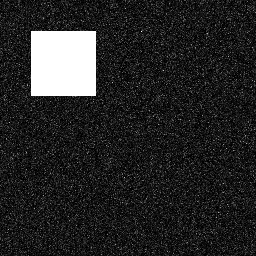
%> input picture I11.bmp, 256 x 256 px; the run also reads 1 picture not shown here
$ octave --eval "result = RecoverLTQX;"   (GNU Octave 9; MATLAB toolbox functions it lacks are replaced by stand-ins)
%> lines starting %> are read from the running program, lines starting %| are printed output that depends on the picture
function redl=RecoverLTQX()
global N;
Ar=170.3963;
% N=512;          %设定取样数
pix=0.00465;      %设定CCD像素间隔
L=N*pix;         %CCD宽度 L=4.76;
z0=1000;         % 衍射距离 mm(可以根据需要修改)
h=0.532e-3;       %光波长 mm(可以根据需要修改)可见光的波长范围780～390nm，波长=速度/频率
k=2*pi/h;         %波数
L0=sqrt(h*z0*N); %FFT计算时同时满足振幅及相位取样条件的物光场宽度
I1=imread('I11.bmp');
%> I1 is the input picture: size 256x256 uint8; min 0, max 255, mean 38.8
I2=imread('I2.bmp');
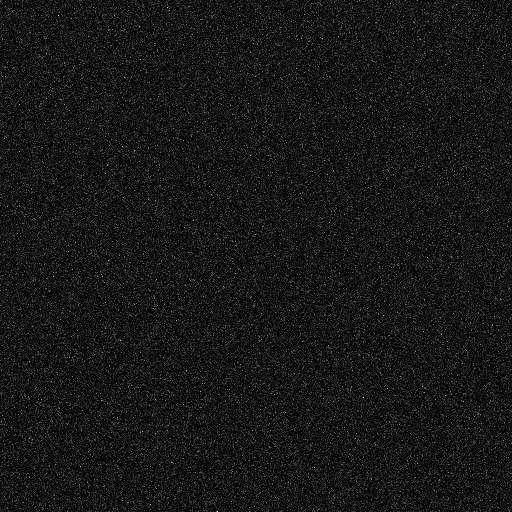
%> input picture I2.bmp, 512 x 512 px
%> I2 is the input picture: size 512x512 uint8; min 0, max 255, mean 23.1
I3=imread('I3.bmp');
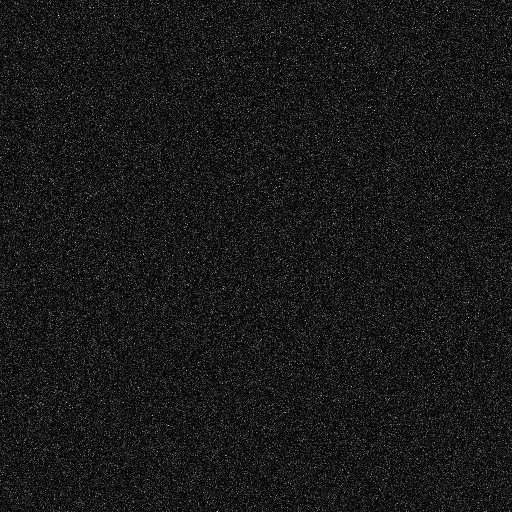
%> input picture I3.bmp, 512 x 512 px
%> I3 is the input picture: size 512x512 uint8; min 0, max 255, mean 24.8
I4=imread('I4.bmp');
%% 利用4幅全息图获取到达CCD的物光复振幅
I1=double(I1);
%> I1: size 256x256 double
I2=double(I2);
%> I2: size 512x512 double
I3=double(I3);
%> I3: size 512x512 double
I4=double(I4);
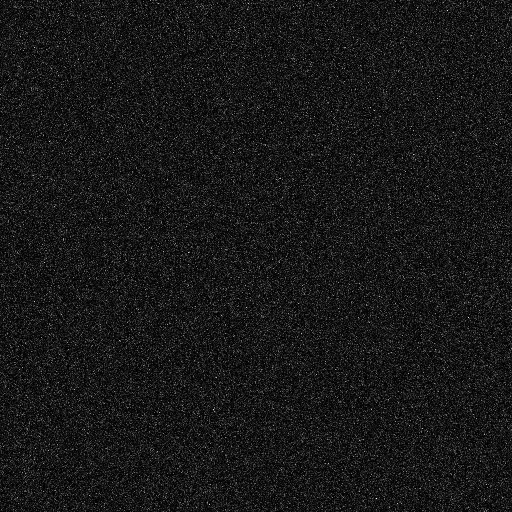
%> I4: size 512x512 double; min 0, max 255, mean 23.9; mean of the top-left, top-right, bottom-left and bottom-right quarters 23.9, 23.9, 24, 24
% U=((I4)+i*(I1))/4/Ar;%测试缺少一个的情况下到达CCD的共轭物光复振幅
%> (the run ends here)
